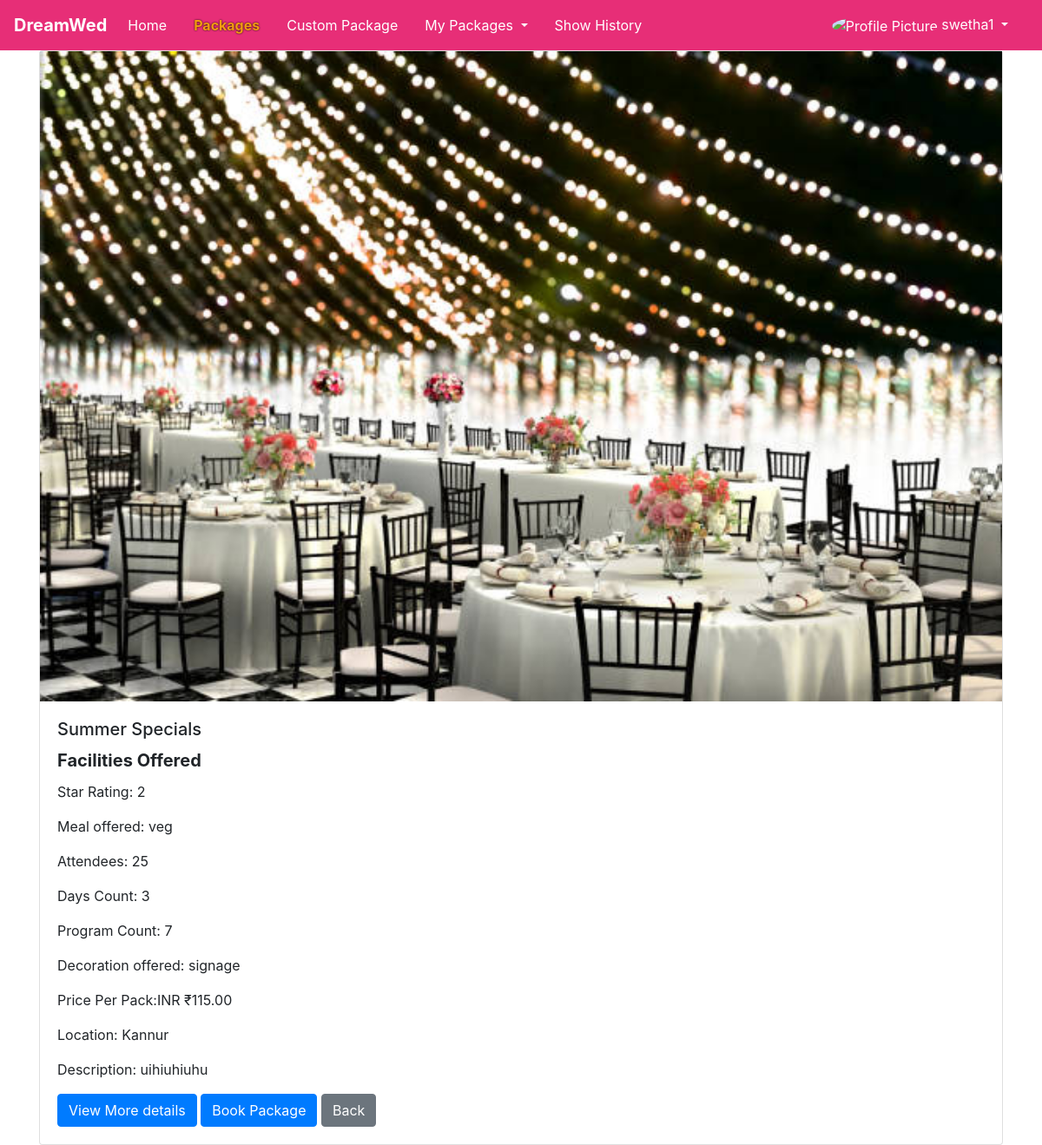
/matdest/view_package_details/12/ (signed in), run on the app's committed database.
### myadmin/models.py (models this page shows, shortened)
class Package(models.Model):
    package_name = models.CharField(max_length=100)
    star_rating = models.IntegerField()
    meal_preference = models.CharField(max_length=50)
    subcategory = models.CharField(max_length=20)
    attendees = models.IntegerField()
    days_count = models.IntegerField()
    program_count = models.IntegerField()
    price = models.DecimalField(max_digits=10, decimal_places=2)
    image = models.ImageField(upload_to='package_images/')
    location = models.CharField(max_length=100)
    dectype = models.CharField(max_length=10)
    subtype = models.CharField(max_length=20)
    description = models.TextField(default="No description provided")
    pack_status = models.BooleanField(default=True)

### matdest/views.py (the view)
# urls.py: path('view_package_details/<int:package_id>/', views.view_package_details, name='view_package_details'),
@never_cache
@login_required(login_url='accounts:login')
def view_package_details(request, package_id):
    package = get_object_or_404(Package, pk=package_id)
    return render(request, 'matdest/view_package_details.html', {'package': package})

### matdest/templates/matdest/view_package_details.html (shortened to what this page needs)
<!DOCTYPE html>
<html>
<head>
    <link rel="stylesheet" href="https://stackpath.bootstrapcdn.com/bootstrap/4.5.2/css/bootstrap.min.css">
</head>
<body>
    <nav class="navbar navbar-expand-lg navbar-light custom-navbar">
        <a class="navbar-brand" href="{% url 'matrimony:home' %}">DreamWed</a>
        <div class="collapse navbar-collapse" id="navbarNav">
            <ul class="navbar-nav">
                <li class="nav-item">
                    <a class="nav-link" href="{% url 'matdest:desthome' %}">Home</a>
                </li>
                <li class="nav-item active">
                    <a class="nav-link" href="{% url 'matdest:view_packages' %}">Packages</a>
                </li>
                <li class="nav-item">
                    <a class="nav-link" href="{% url 'destpayment:proceed_tocustom' %}">Custom Package</a>
                </li>
            <li class="nav-item dropdown">
                <a class="nav-link dropdown-toggle" href="#" id="packagesDropdown" role="button" data-toggle="dropdown" aria-haspopup="true" aria-expanded="false">
                    My Packages
                </a>
            </li>
            <li class="nav-item">
                <a class="nav-link" href="{% url 'matdest:generate_user_report' %}">Show History</a>
            </li>
            </ul>
            <ul class="navbar-nav ml-auto">
                <li class="nav-item dropdown">
                    <a class="nav-link dropdown-toggle" href="#" id="profileDropdown" role a "button" data-toggle="dropdown" aria-haspopup="true" aria-expanded="false">
                        <img src="{{ request.session.profile_image_url }}" alt="Profile Picture" width="40" height="40" class="rounded-circle">
                        {{ request.user.username }}
                    </a>
                </li>
            </ul>
        </div>
    </nav>
<body>
    <body>
        <div class="container">
            <div class="card">
                <img src="{{ package.image.url }}" alt="{{ package.package_name }}">
                <div class="card-body">
                    <h5 class="card-title">{{ package.package_name }}</h5>
                    <h5 class="card-title"><strong>Facilities Offered</strong></h5>
                    <p class="card-text">Star Rating: {{ package.star_rating }}</p>
                    <p class="card-text">Meal offered: {{ package.meal_preference }}</p>
                    <p class="card-text">Attendees: {{ package.attendees }}</p>
                    <p class="card-text">Days Count: {{ package.days_count }}</p>
                    <p class="card-text">Program Count: {{ package.program_count }}</p>
                    <p class="card-text">Decoration offered: {{ package.dectype }}</p>
                    <p class="card-text">Price Per Pack:INR ₹{{ package.price }}</p>
                    <p class="card-text">Location: {{ package.location }}</p>
                    <p class="card-text">Description: {{ package.description }}</p>
                    <button class="btn btn-primary" id="viewMoreBtn">View More details</button>
                    <a href="#" class="btn btn-primary" id="bookPackageBtn" data-toggle="modal" data-target="#dateModal">Book Package</a>
            <a href="{% url 'matdest:view_packages' %}" class="btn btn-secondary">Back</a>
                </div>
            </div>
        </div>
</body>
</html>

### matdest/templates/matdest/view_package_details.html (style rules this page uses)
.custom-navbar { background-color: #e72e77; }
.custom-navbar .navbar-brand { color: #fff; font-weight: bold; }
.custom-navbar .navbar-nav .nav-link { color: #fff; margin-right: 15px; }
.custom-navbar .nav-item.active .nav-link { color: #f39c12; font-weight: bold; text-shadow: 0 0 2px #000; }

### data on the page
Package: image (picture), package_name "Summer Specials", star_rating "2", meal_preference "veg", attendees "25", days_count "3", program_count "7", dectype "signage", price "115.00", location "Kannur", description "uihiuhiuhu"

### other printed values
{{ request.user.username }} "swetha1"
